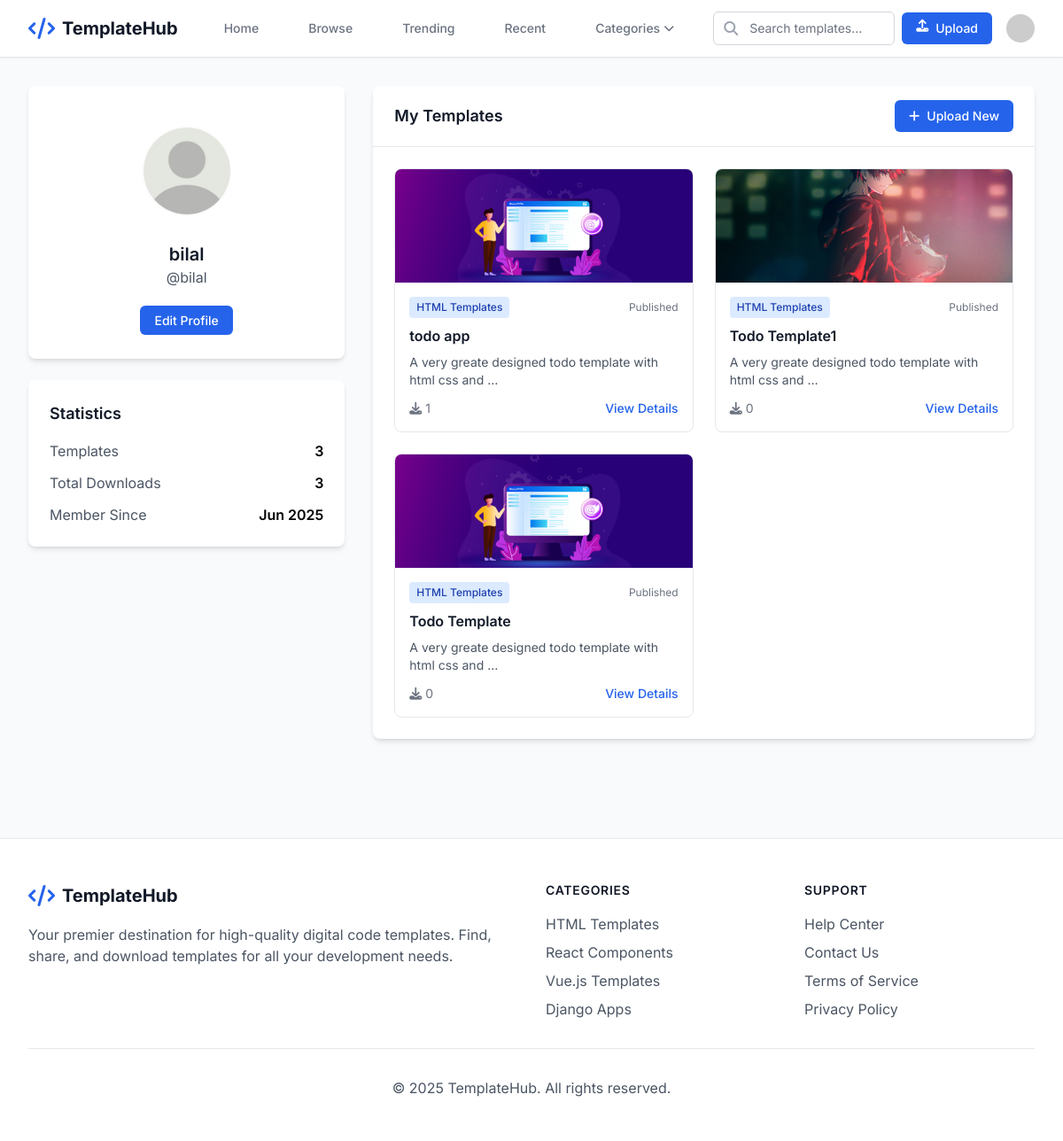
The app's page /users/profile/ (signed in) with its own data.
### users/models.py (models this page shows, shortened)
class UserProfile(models.Model):
    user = models.OneToOneField(User, on_delete=models.CASCADE)
    bio = models.TextField(max_length=500, blank=True)
    location = models.CharField(max_length=100, blank=True)
    website = models.URLField(blank=True)
    github_url = models.URLField(blank=True)
    linkedin_url = models.URLField(blank=True)
    avatar = models.ImageField(default='avatars/default.jpg', upload_to='avatars/')
    is_verified = models.BooleanField(default=False)
    created_at = models.DateTimeField(auto_now_add=True)
    updated_at = models.DateTimeField(auto_now=True)

### templates/models.py (models this page shows, shortened)
class Template(models.Model):
    DIFFICULTY_CHOICES = [
        ('beginner', 'Beginner'),
        ('intermediate', 'Intermediate'),
        ('advanced', 'Advanced'),
    ]
    STATUS_CHOICES = [
        ('draft', 'Draft'),
        ('pending', 'Pending Review'),
        ('published', 'Published'),
        ('rejected', 'Rejected'),
    ]
    title = models.CharField(max_length=200)
    slug = models.SlugField(max_length=200, unique=True, blank=True)
    description = models.TextField()
    short_description = models.CharField(max_length=300, help_text="Brief description for listings")
    author = models.ForeignKey(User, on_delete=models.CASCADE, related_name='templates')
    category = models.ForeignKey(Category, on_delete=models.CASCADE, related_name='templates')
    tags = models.ManyToManyField(Tag, blank=True, related_name='templates')
    template_file = models.FileField(upload_to=template_upload_path, help_text="Upload ZIP file containing template")
    preview_image = models.ImageField(upload_to=template_preview_path, blank=True, null=True)
    demo_url = models.URLField(blank=True, help_text="Live demo URL")
    difficulty = models.CharField(max_length=20, choices=DIFFICULTY_CHOICES, default='beginner')
    version = models.CharField(max_length=20, default='1.0.0')
    file_size = models.PositiveIntegerField(blank=True, null=True, help_text="File size in bytes")
    download_count = models.PositiveIntegerField(default=0)
    status = models.CharField(max_length=20, choices=STATUS_CHOICES, default='draft')
    is_featured = models.BooleanField(default=False)
    is_free = models.BooleanField(default=True)
    price = models.DecimalField(max_digits=10, decimal_places=2, default=0.00)
    created_at = models.DateTimeField(auto_now_add=True)
    updated_at = models.DateTimeField(auto_now=True)
    class Meta:
        ordering = ['-created_at']
    def get_absolute_url(self):
        return reverse('templates:template_detail', kwargs={'pk': self.pk})

class Category(models.Model):
    name = models.CharField(max_length=100, unique=True)
    slug = models.SlugField(max_length=100, unique=True, blank=True)
    description = models.TextField(blank=True)
    icon = models.CharField(max_length=50, blank=True, help_text="Font Awesome icon class")
    created_at = models.DateTimeField(auto_now_add=True)
    class Meta:
        verbose_name_plural = "Categories"
        ordering = ['name']

### users/views.py (the view)
# urls.py: path('profile/', views.profile, name='profile'),
@login_required
def profile(request):
    try:
        profile = request.user.userprofile
    except UserProfile.DoesNotExist:
        profile = UserProfile.objects.create(user=request.user)
    user_templates = request.user.templates.filter(status='published')
    context = {
        'profile': profile,
        'user_templates': user_templates,
    }
    return render(request, 'users/profile.html', context)

### users/templates/users/profile.html (shortened to what this page needs)
{% extends 'base.html' %}
{% block content %}
<div class="max-w-7xl mx-auto px-4 sm:px-6 lg:px-8 py-8">
    <div class="grid grid-cols-1 lg:grid-cols-3 gap-8">
        <div class="lg:col-span-1">
            <div class="bg-white rounded-lg shadow-md overflow-hidden">
                <div class="px-6 py-8 text-center">
                    <img class="mx-auto h-32 w-32 rounded-full"
                         src="{% if profile.avatar %}{{ profile.avatar.url }}{% else %}https://ui-avatars.com/api/?name={{ user.get_full_name|default:user.username }}&background=3b82f6&color=fff&size=128{% endif %}"
                         alt="{{ user.get_full_name|default:user.username }}">
                    <h3 class="mt-4 text-xl font-semibold text-gray-900">{{ user.get_full_name|default:user.username }}</h3>
                    <p class="text-gray-600">@{{ user.username }}</p>
                    <div class="mt-6">
                        <a href="{% url 'users:edit_profile' %}" class="w-full bg-primary-600 text-white px-4 py-2 rounded-md text-sm font-medium hover:bg-primary-700 transition-colors">
                            Edit Profile
                        </a>
                    </div>
                </div>
            </div>
            <div class="mt-6 bg-white rounded-lg shadow-md p-6">
                <h4 class="text-lg font-semibold text-gray-900 mb-4">Statistics</h4>
                <div class="space-y-3">
                    <div class="flex justify-between">
                        <span class="text-gray-600">Templates</span>
                        <span class="font-semibold">{{ user_templates.count }}</span>
                    </div>
                    <div class="flex justify-between">
                        <span class="text-gray-600">Total Downloads</span>
                        <span class="font-semibold">{{ user_templates|length|default:0 }}</span>
                    </div>
                    <div class="flex justify-between">
                        <span class="text-gray-600">Member Since</span>
                        <span class="font-semibold">{{ user.date_joined|date:"M Y" }}</span>
                    </div>
                </div>
            </div>
        </div>
        <div class="lg:col-span-2">
            <div class="bg-white rounded-lg shadow-md">
                <div class="px-6 py-4 border-b border-gray-200">
                    <div class="flex items-center justify-between">
                        <h3 class="text-lg font-semibold text-gray-900">My Templates</h3>
                        <a href="{% url 'templates:template_upload' %}" class="bg-primary-600 text-white px-4 py-2 rounded-md text-sm font-medium hover:bg-primary-700 transition-colors">
                            <i class="fas fa-plus mr-2"></i>Upload New
                        </a>
                    </div>
                </div>
                <div class="p-6">
                    {% if user_templates %}
                        <div class="grid grid-cols-1 md:grid-cols-2 gap-6">
                            {% for template in user_templates %}
                                <div class="border border-gray-200 rounded-lg overflow-hidden hover:shadow-md transition-shadow">
                                    {% if template.preview_image %}
                                        <img src="{{ template.preview_image.url }}" alt="{{ template.title }}" class="w-full h-32 object-cover">
                                    {% else %}
                                        <div class="w-full h-32 bg-gradient-to-br from-primary-100 to-primary-200 flex items-center justify-center">
                                            <i class="fas fa-code text-primary-600 text-2xl"></i>
                                        </div>
                                    {% endif %}
                                    <div class="p-4">
                                        <div class="flex items-center justify-between mb-2">
                                            <span class="bg-primary-100 text-primary-800 text-xs font-medium px-2 py-1 rounded">
                                                {{ template.category.name }}
                                            </span>
                                            <span class="text-xs text-gray-500">{{ template.status|title }}</span>
                                        </div>
                                        <h4 class="font-semibold text-gray-900 mb-2">{{ template.title }}</h4>
                                        <p class="text-gray-600 text-sm mb-3">{{ template.short_description|truncatewords:10 }}</p>
                                        <div class="flex items-center justify-between text-sm">
                                            <div class="flex items-center text-gray-500">
                                                <i class="fas fa-download mr-1"></i>
                                                {{ template.download_count }}
                                            </div>
                                            <a href="{{ template.get_absolute_url }}" class="text-primary-600 hover:text-primary-700 font-medium">
                                                View Details
                                            </a>
                                        </div>
                                    </div>
                                </div>
                            {% endfor %}
                        </div>
                    {% endif %}
                </div>
            </div>
        </div>
    </div>
</div>
{% endblock %}

### global_templates/base.html (style rules this page uses)
body { font-family: 'Inter', sans-serif; }

### records on screen
UserProfile: avatar (placeholder picture)
Template: preview_image (picture), category.name "HTML Templates", status "Published", title "todo app", short_description "A very greate designed todo template with html css and …", download_count "1"
Template: preview_image (picture), category.name "HTML Templates", status "Published", title "Todo Template1", short_description "A very greate designed todo template with html css and …", download_count "0"
Template: preview_image (picture), category.name "HTML Templates", status "Published", title "Todo Template", short_description "A very greate designed todo template with html css and …", download_count "0"

### other values on screen
{{ user.get_full_name|default:user.username }} "bilal"
{{ user.username }} "bilal"
{{ user_templates.count }} "3"
{{ user_templates|length|default:0 }} "3"
{{ user.date_joined|date:"M Y" }} "Jun 2025"
